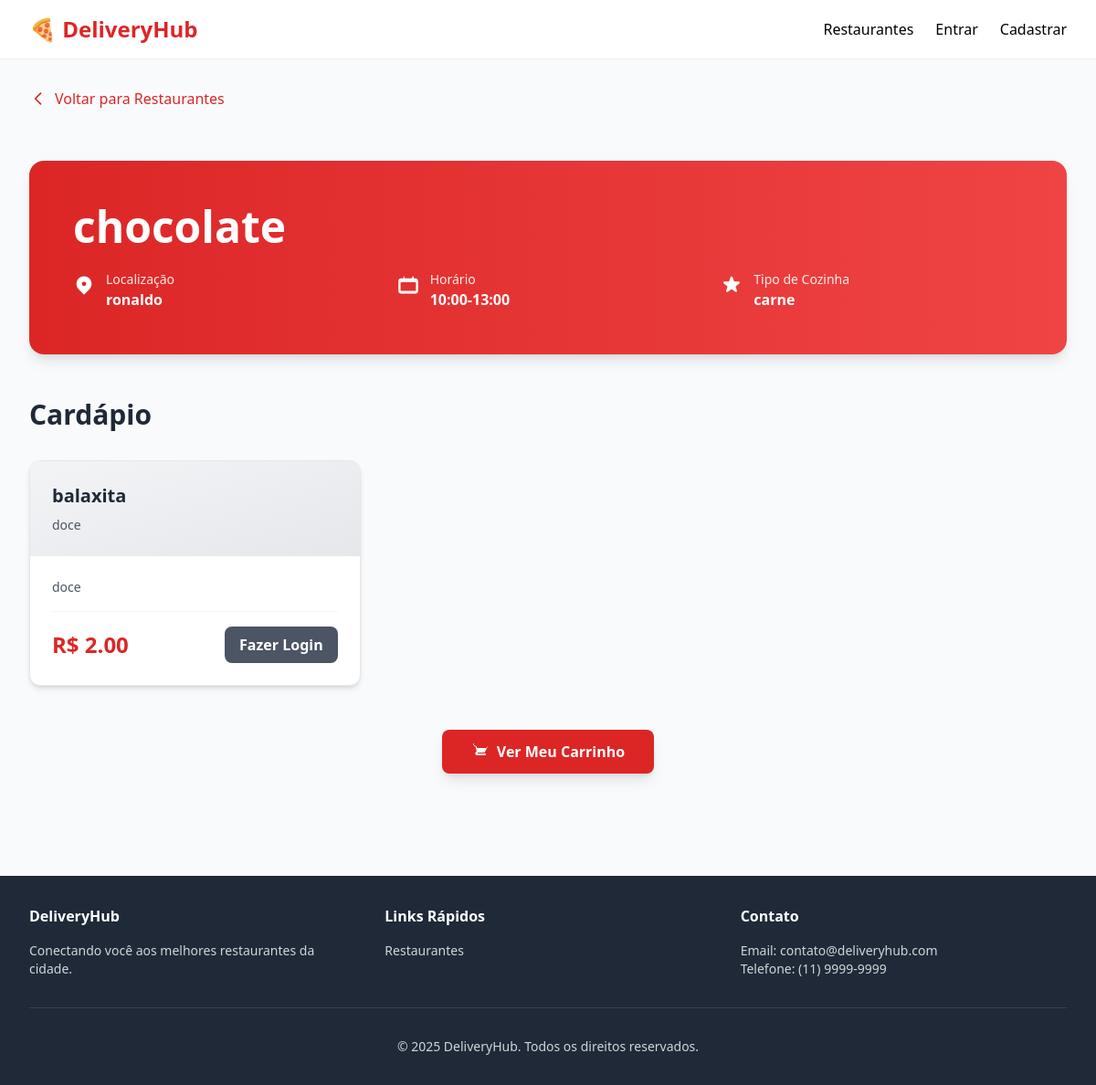
Page /restaurante/2/ on the earlier database version.
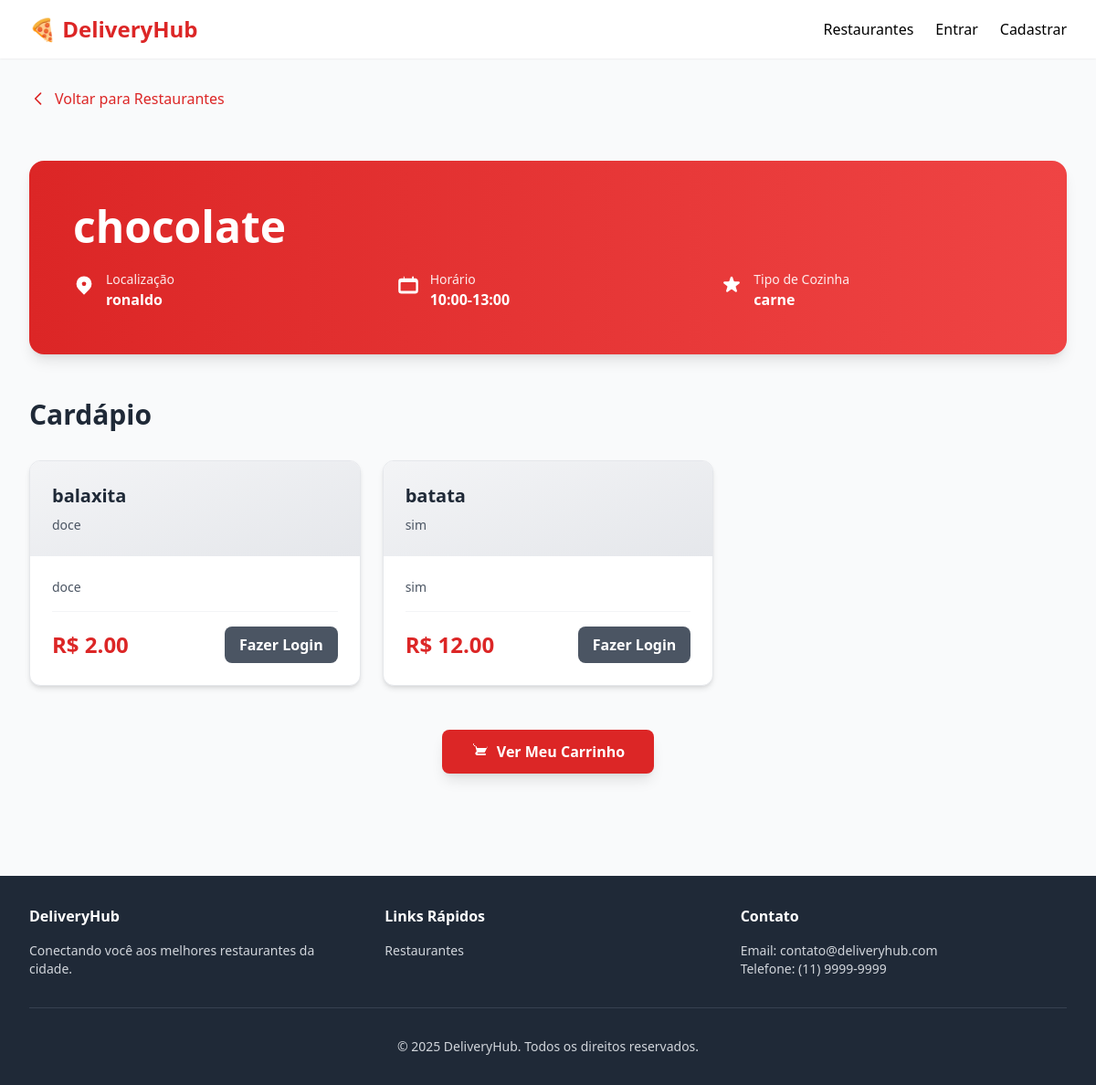
Same page on the later database version.
### core/models.py (models this page shows, shortened)
class Produto(models.Model):
    restaurante = models.ForeignKey(Restaurante, on_delete=models.CASCADE, related_name='produtos')
    nome = models.CharField(max_length=100)
    descricao = models.TextField()
    preco = models.DecimalField(max_digits=10, decimal_places=2)
    categoria = models.CharField(max_length=50, help_text="Ex: Entrada, Prato Principal, Sobremesa")
    foto = models.ImageField(upload_to='produtos_fotos/', blank=True, null=True)

### core/views.py (the view)
# urls.py: path('restaurante/<int:pk>/', views.RestauranteDetailView.as_view(), name='detalhe_restaurante'),
class RestauranteDetailView(DetailView):
    model = Restaurante
    template_name = "core/restaurante_detail.html"
    context_object_name = "restaurante"
    def get_context_data(self, **kwargs):
        context = super().get_context_data(**kwargs)
        context["produtos"] = self.get_object().produtos.all()
        return context

### core/templates/core/restaurante_detail.html (shortened to what the changed rows need)
{% extends 'core/base.html' %}
{% block content %}
    <div class="bg-gradient-to-r from-red-600 to-red-500 rounded-2xl p-8 md:p-12 text-white mb-12 shadow-lg">
        <h1 class="text-4xl md:text-5xl font-bold mb-4">{{ restaurante.nome }}</h1>
    </div>
    <div class="mb-12">
        <h2 class="text-3xl font-bold text-gray-800 mb-8">Cardápio</h2>
        {% if produtos %}
            <div class="grid grid-cols-1 md:grid-cols-2 lg:grid-cols-3 gap-6">
                {% for produto in produtos %}
                    <div class="bg-white rounded-xl border border-gray-200 shadow-md hover:shadow-lg transition-all duration-300 overflow-hidden group flex flex-col h-full">
                        <div class="bg-gradient-to-br from-gray-100 to-gray-200 p-6 flex-shrink-0">
                            <h3 class="text-xl font-bold text-gray-800 group-hover:text-red-600 transition-colors mb-2">{{ produto.nome }}</h3>
                            <p class="text-gray-600 text-sm line-clamp-2">{{ produto.descricao }}</p>
                        </div>
                        <div class="p-6 flex-1 flex flex-col">
                            <p class="text-gray-600 text-sm mb-4 flex-1">{{ produto.descricao }}</p>
                            <div class="flex items-center justify-between pt-4 border-t border-gray-100">
                                <p class="text-2xl font-bold text-red-600">R$ {{ produto.preco }}</p>
                                {% if user.is_authenticated and user.cliente.tipo_usuario == 'CLIENTE' %}
                                    <a href="{% url 'core:adicionar_ao_carrinho' produto.id %}" class="bg-red-600 hover:bg-red-700 text-white font-bold py-2 px-4 rounded-lg transition-all duration-200 shadow-md hover:shadow-lg transform hover:-translate-y-0.5 flex items-center gap-2">
                                        <svg class="w-4 h-4" fill="currentColor" viewBox="0 0 20 20">
                                            <path d="M3 1a1 1 0 000 2h1.22l.305 1.222a.997.997 0 00.01.042l1.358 5.43-.893.892C3.74 11.846 4.632 14 6.414 14H15a1 1 0 000-2H6.414l1-1H14a1 1 0 00.894-.553l3-6A1 1 0 0017 6H6.28l-.31-1.243A1 1 0 005 4H3z"></path>
                                        </svg>
                                        Adicionar
                                    </a>
                                {% else %}
                                    <a href="{% url 'core:login' %}" class="bg-gray-600 hover:bg-gray-700 text-white font-bold py-2 px-4 rounded-lg transition-all duration-200">
                                        Fazer Login
                                    </a>
                                {% endif %}
                            </div>
                        </div>
                    </div>
                {% endfor %}
            </div>
        {% else %}
            <div class="bg-blue-50 border border-blue-200 rounded-lg p-8 text-center">
                <p class="text-blue-800 text-lg font-medium">Nenhum produto cadastrado para este restaurante.</p>
            </div>
        {% endif %}
    </div>
{% endblock %}

Differences in the rows shown:
added Produto: nome "batata", descricao "sim", preco "12.00"
